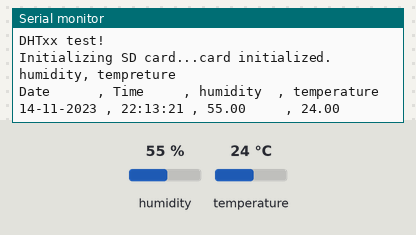
The sketch below on a simulated Arduino Uno, built with avr-gcc and run on an emulated ATmega328P. Shown: the last lines printed to the serial monitor. The inputs (shaded band) are chosen by the test bench; at power-on: humidity 55 %, temperature 24 °C. The local clock reads 2024-03-15 10:24:30 at power-on unless the sketch sets it; storage starts empty.

Above: at 1.2 s.
1.3 s: humidity set to 22 %
At 2.9 s:
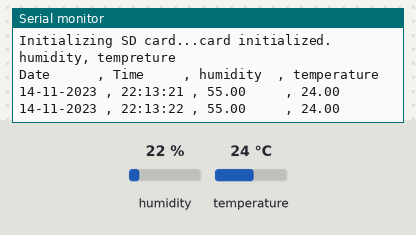
4.2 s: temperature set to 12 °C
At 5.0 s:
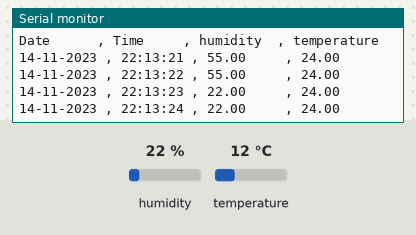
7.1 s: humidity set to 40 %
At 8.6 s:
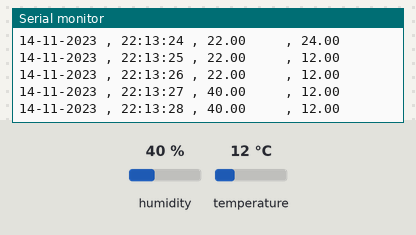
Timing chart, 0 to 10.1 s (numbered marks = the images above; inputs shaded):
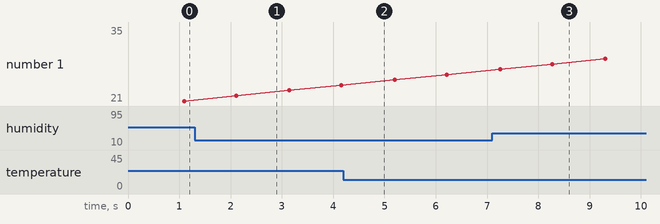

Measured:
- after the input at 7.1 s, the serial monitor: prints a new line after 0.15 s (image 3)

The sketch:

temp_datalogger.ino
```cpp
#include <RTClib.h>
#include <Wire.h>
#include <SPI.h>
#include <SD.h>
#include "DHT.h"

#define DHTPIN 2
#define DHTTYPE DHT11
#define USE_ARDUINO_INTERRUPTS true

RTC_DS1307 rtc;

const int chipSelect = 4;

DHT dht(DHTPIN, DHTTYPE);

void setup() {
  Serial.begin(9600);
  Serial.println(F("DHTxx test!"));
  dht.begin();
  while (!Serial);

  Serial.print("Initializing SD card...");

  if (!SD.begin(chipSelect)) {
    Serial.println("Card failed, or not present");
    while (1);
  }
  Serial.println("card initialized.");

  Serial.print("humidity");
  Serial.print(", ");
  Serial.print("tempreture");
  Serial.println("");

  Wire.begin();
  rtc.begin();
  rtc.adjust(DateTime(F(__DATE__),F(__TIME__)));
  File dataFile = SD.open("temp.txt", FILE_WRITE);
  dataFile.println("Date           , Time        , humidity  , temperature");
  dataFile.close();
    Serial.println("Date      , Time     , humidity  , temperature");
}


void loop() {
   delay(1000);
  String hum = "";
  String temp = "";

  float h = dht.readHumidity();
  float t = dht.readTemperature();
  float f = dht.readTemperature(true);

  if (isnan(h) || isnan(t) || isnan(f)) {
    Serial.println(F("Failed to read from DHT sensor!"));
    return;
  }

  float hif = dht.computeHeatIndex(f, h);
  float hic = dht.computeHeatIndex(t, h, false);

  if(h)
  {
    hum = String(h);
  }

  if(t)
  {
    temp = String(t);
  }

  File dataFile = SD.open("temp.txt", FILE_WRITE);
    DateTime now = rtc.now();
  if (dataFile)
  {
        Serial.print(now.day());
        Serial.print('-');
        Serial.print(now.month());
        Serial.print('-');
        Serial.print(now.year());
        Serial.print(" , ");
        Serial.print(now.hour());
        Serial.print(':');
        Serial.print(now.minute());
        Serial.print(':');
        Serial.print(now.second());
        Serial.print(" , ");
        Serial.print(hum);
        Serial.print("     , ");
        Serial.println(temp);

        dataFile.print(now.day());
        dataFile.print('-');
        dataFile.print(now.month());
        dataFile.print('-');
        dataFile.print(now.year());
        dataFile.print(" , ");
        dataFile.print(now.hour());
        dataFile.print(':');
        dataFile.print(now.minute());
        dataFile.print(':');
        dataFile.print(now.second());
        dataFile.print(" , ");
        dataFile.print(hum);
        dataFile.print("        , ");
        dataFile.println(temp);

    dataFile.close();
  }
  else {
    Serial.println("error opening datalog.txt");
    while(1);
  }

}
```
